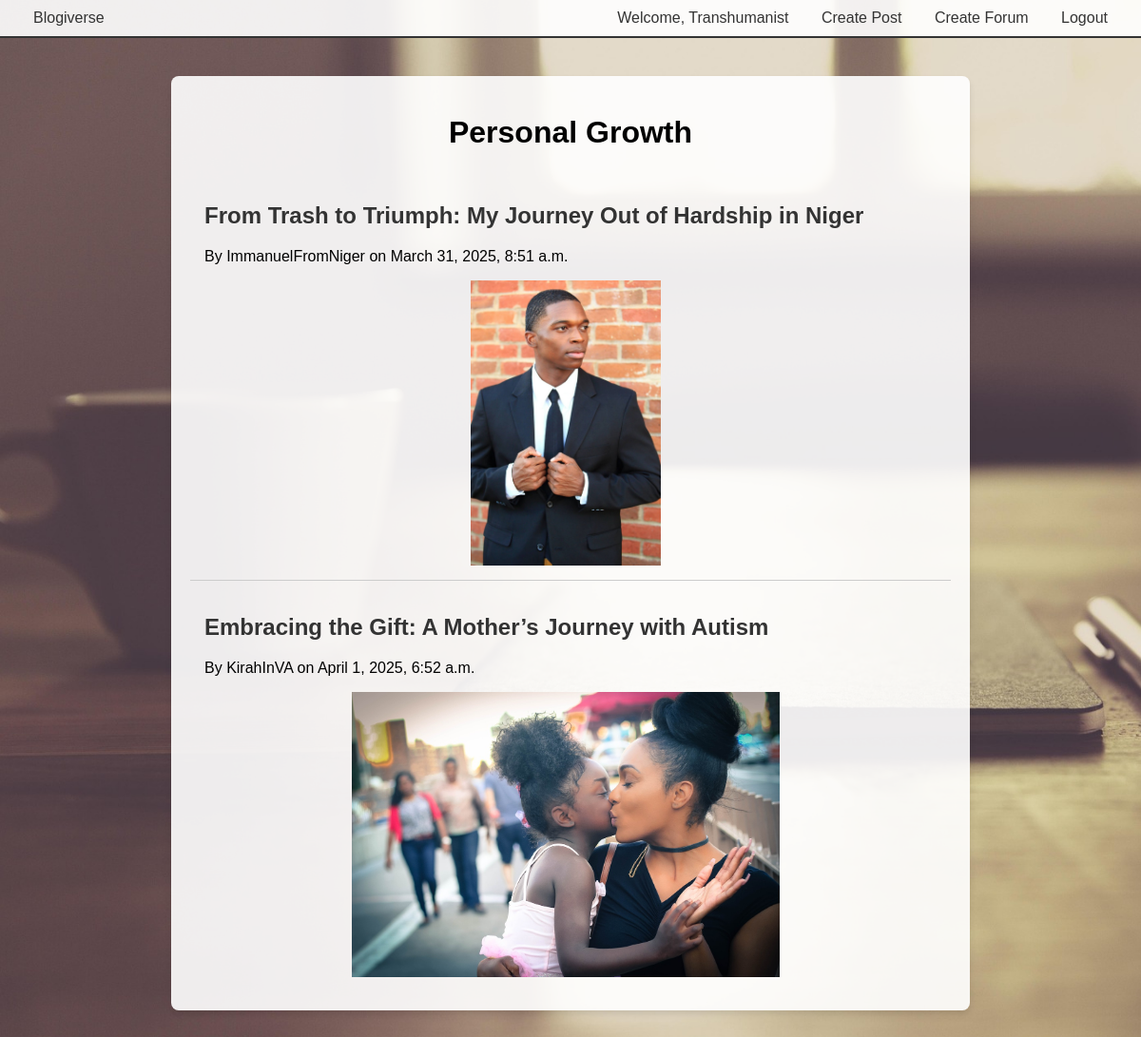
/blogs/Personal Growth/ (signed in), run on the app's committed database.
### blogs/models.py (models this page shows, shortened)
class Forum(models.Model):
    name = models.CharField(max_length=100, unique=True)
    description = models.TextField(blank=True)
    created_at = models.DateTimeField(auto_now_add=True)

class BlogPost(models.Model):
    title = models.CharField(max_length=200)
    content = models.TextField()
    author = models.ForeignKey(User, on_delete=models.CASCADE)
    forum = models.ForeignKey(Forum, on_delete=models.CASCADE, default=1)
    created_at = models.DateTimeField(auto_now_add=True)
    photo = models.ImageField(upload_to='blog_photos/', blank=True, null=True)
    likes = models.ManyToManyField(User, related_name='liked_posts', blank=True)

### blogs/views.py (the view)
# urls.py: path('blogs/<str:forum_name>/', views.topic_list, name='topic_list'),  # Moved down
def topic_list(request, forum_name):
    forum = get_object_or_404(Forum, name=forum_name)
    posts = BlogPost.objects.filter(forum=forum)
    return render(request, 'blogs/topic_list.html', {'forum': forum, 'posts': posts})

### templates/blogs/topic_list.html (shortened to what this page needs)
{% extends 'base.html' %}
{% block content %}
    <div class="topic-container">
        <h1>{{ forum.name }}</h1>
        {% for post in posts %}
            <div class="post-item">
                <h2><a href="{% url 'blog_detail' post_id=post.id %}">{{ post.title }}</a></h2>
                <p>By {{ post.author }} on {{ post.created_at }}</p>
                {% if post.photo %}
                    <img src="{{ post.photo.url }}" alt="{{ post.title }}">
                {% endif %}
            </div>
        {% endfor %}
    </div>
{% endblock %}

### templates/base.html (shortened to what this page needs)
<!DOCTYPE html>
<html lang="en">
<head>
</head>
<body>
    <div class="navbar">
        <a href="{% url 'home' %}">Blogiverse</a>
        <div>
            {% if user.is_authenticated %}
                <a href="#">Welcome, {{ user.username }}</a>
                <a href="{% url 'create_post' %}">Create Post</a>
                {% if user.is_staff %}
                    <a href="{% url 'create_forum' %}">Create Forum</a>
                {% endif %}
                <a href="{% url 'account_logout' %}">Logout</a>
            {% else %}
                <a href="{% url 'account_login' %}">Login</a>
                <a href="{% url 'account_signup' %}">Sign Up</a>
            {% endif %}
        </div>
    </div>
    <div class="content">
        {% block content %}{% endblock %}
    </div>
</body>
</html>

### templates/base.html (style rules this page uses)
body { font-family: Arial, sans-serif; margin: 0; background-image: url('/static/images/background.jpg'); background-size: cover; min-height: 100vh; }
.navbar { background-color: rgba(255, 255, 255, 0.9); padding: 10px 20px; border-bottom: 2px solid #333; display: flex; justify-content: space-between; align-items: center; }
.navbar a { color: #333; text-decoration: none; margin: 0 15px; }
.content { padding: 20px; }

### templates/blogs/topic_list.html (style rules this page uses)
body { background-image: url('/static/images/background.jpg'); background-size: cover; min-height: 100vh; margin: 0; }
.topic-container { max-width: 800px; margin: 20px auto; padding: 20px; background-color: rgba(255, 255, 255, 0.9); border-radius: 8px; box-shadow: 0 4px 6px rgba(0, 0, 0, 0.1); }
.topic-container h1 { text-align: center; margin-bottom: 20px; }
.post-item { padding: 15px; border-bottom: 1px solid #ccc; }
.post-item:last-child { border-bottom: none; }
.post-item a { color: #333; text-decoration: none; font-weight: bold; }
.post-item img { width: 100%; max-width: 760px; max-height: 300px; object-fit: contain; border-radius: 5px; margin-top: 10px; display: block; }

### data on the page
Forum: name "Personal Growth"
BlogPost: title "From Trash to Triumph: My Journey Out of Hardship in Niger", author "ImmanuelFromNiger", created_at "March 31, 2025, 8:51 a.m.", photo (picture)
BlogPost: title "Embracing the Gift: A Mother’s Journey with Autism", author "KirahInVA", created_at "April 1, 2025, 6:52 a.m.", photo (picture)

### other printed values
{{ user.username }} "Transhumanist"
